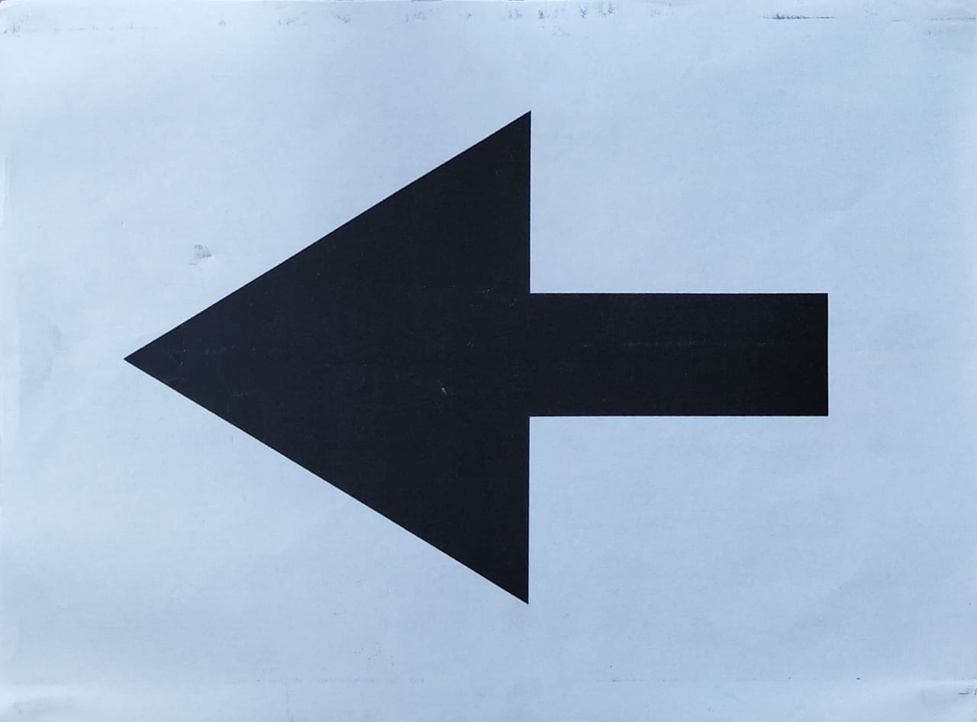
#> input picture temp.jpeg, 977 x 722 px, shrunk from 1280 x 946 before the run
$ python siftkeyp.py
#> lines starting #> are read from the running program, lines starting #| are printed output that depends on the picture
import cv2
import matplotlib.pyplot as plt
#%matplotlib inline

#reading image
img1 = cv2.imread('temp.jpeg')
#> img1 is the input picture: shape (722, 977, 3); mean B, G, R 191.5, 170.5, 151.6
gray1 = cv2.cvtColor(img1, cv2.COLOR_BGR2GRAY)
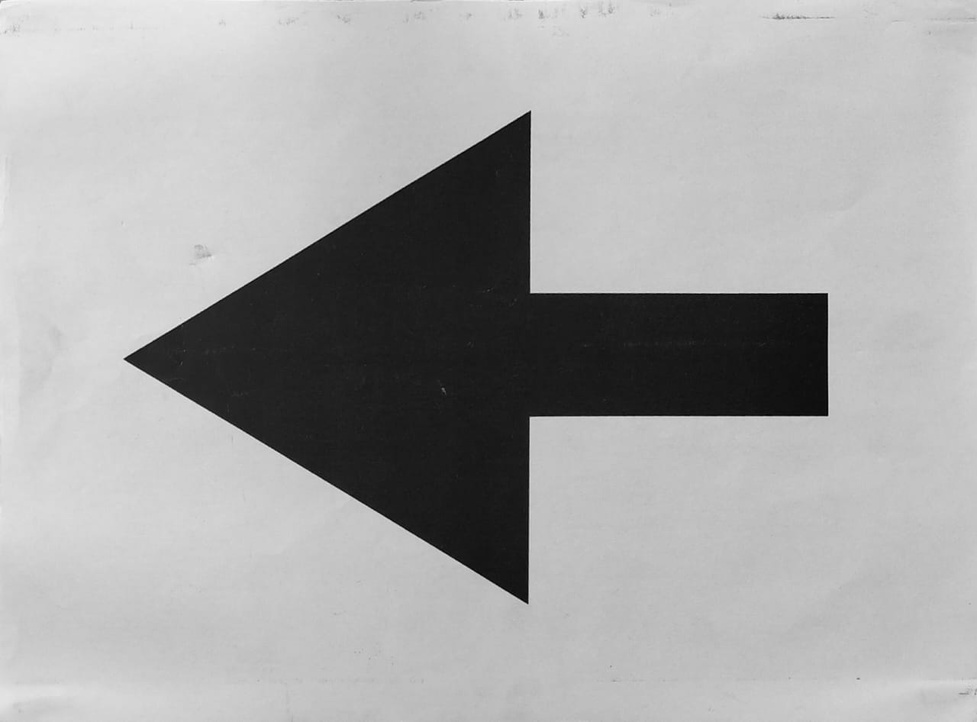
#> gray1: shape (722, 977); min 3, max 248, mean 167.3

#keypoints
sift = cv2.SIFT_create()
keypoints_1, descriptors_1 = sift.detectAndCompute(img1,None)
#> keypoints_1 = 119 keypoints; strongest (x, y, size): (757, 355, 99.7), (529, 112, 2.2), (528, 115, 5.1), (510, 147, 35.3)

img_1 = cv2.drawKeypoints(gray1,keypoints_1,img1)
plt.imshow(img_1)
plt.show()
